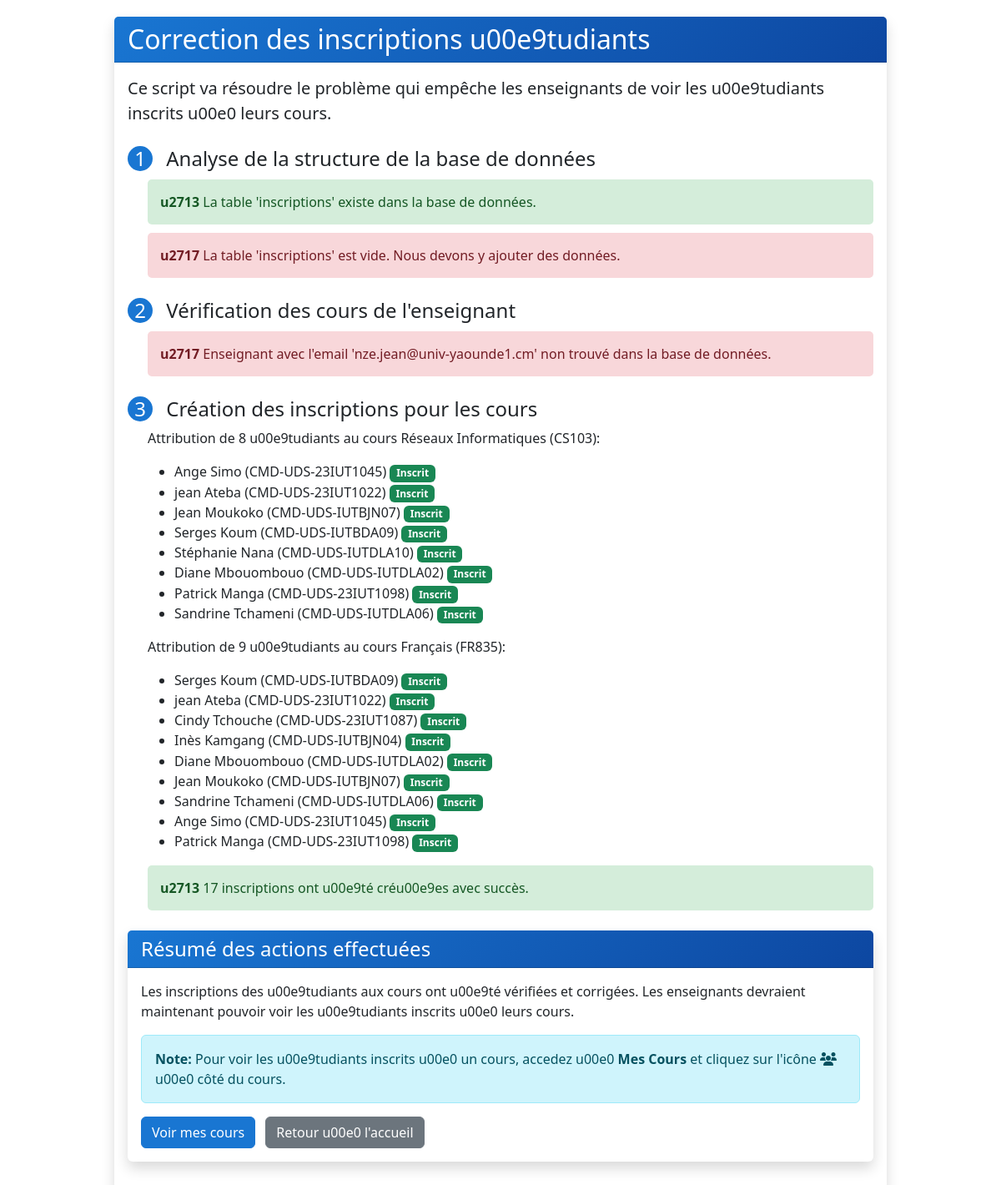
Page /fix_inscriptions.php on the committed database.
### tables this page shows
CREATE TABLE IF NOT EXISTS `cours` (
  `id` int NOT NULL AUTO_INCREMENT,
  `code` varchar(20) NOT NULL,
  `nom` varchar(150) NOT NULL,
  `enseignant_id` int DEFAULT NULL,
  `description` text,
  PRIMARY KEY (`id`),
  UNIQUE KEY `code` (`code`),
  KEY `enseignant_id` (`enseignant_id`)
);

CREATE TABLE IF NOT EXISTS `etudiants` (
  `id` int NOT NULL AUTO_INCREMENT,
  `matricule` varchar(20) NOT NULL,
  `nom` varchar(100) NOT NULL,
  `prenom` varchar(100) NOT NULL,
  `email` varchar(150) NOT NULL,
  `date_inscription` timestamp NULL DEFAULT CURRENT_TIMESTAMP,
  PRIMARY KEY (`id`),
  UNIQUE KEY `matricule` (`matricule`),
  UNIQUE KEY `email` (`email`)
);

### config/database.php (called while the page is built, shortened)
<?php
$db_type = null;
$pdo = null;
$mysqli = null;
if (getenv('REPL_ID') || getenv('REPL_SLUG') || getenv('PGHOST')) {
    $db_type = 'postgresql';
    $host = getenv('PGHOST');
    $dbname = getenv('PGDATABASE');
    $user = getenv('PGUSER');
    $password = getenv('PGPASSWORD');
    $port = getenv('PGPORT');
    $dsn = "pgsql:host=$host;port=$port;dbname=$dbname;user=$user;password=$password";
    try {
        $pdo = new PDO($dsn);
        $pdo->setAttribute(PDO::ATTR_ERRMODE, PDO::ERRMODE_EXCEPTION);
        $pdo->setAttribute(PDO::ATTR_DEFAULT_FETCH_MODE, PDO::FETCH_ASSOC);
    } catch (PDOException $e) {
        die("Erreur de connexion à la base de données PostgreSQL: " . $e->getMessage());
    }
} else {
    $db_type = 'mysql';
    $host = 'localhost';
    $dbname = 'attendance_system';
    $user = 'root';
    $password = '';
    $port = 3306;
    $mysqli = new mysqli($host, $user, $password, $dbname, $port);
    $mysqli->set_charset("utf8mb4");
}
function db_query($sql, $params = []) {
    global $db_type, $pdo, $mysqli;
    if ($db_type === 'postgresql') {
        try {
            $stmt = $pdo->prepare($sql);
            $stmt->execute($params);
            return $stmt->fetchAll();
        } catch (PDOException $e) {
            error_log("Erreur SQL (PostgreSQL): " . $e->getMessage());
            return false;
        }
    } else {
        try {
            $stmt = $mysqli->prepare($sql);
            if (!empty($params)) {
                $types = '';
                foreach ($params as $param) {
                    if (is_int($param)) {
                        $types .= 'i';
                    } elseif (is_float($param)) {
                        $types .= 'd';
                    } elseif (is_string($param)) {
                        $types .= 's';
                    } else {
                        $types .= 'b';
                    }
                }
                $stmt->bind_param($types, ...$params);
            }
            $stmt->execute();
            $result = $stmt->get_result();
            $rows = [];
            while ($row = $result->fetch_assoc()) {
                $rows[] = $row;
            }
            return $rows;
        } catch (Exception $e) {
            error_log("Erreur SQL (MySQL): " . $e->getMessage());
            return false;
        }
    }
}
function db_exec($sql, $params = []) {
    global $db_type, $pdo, $mysqli;
    if ($db_type === 'postgresql') {
        try {
            $stmt = $pdo->prepare($sql);
            return $stmt->execute($params);
        } catch (PDOException $e) {
            error_log("Erreur SQL (PostgreSQL): " . $e->getMessage());
            return false;
        }
    } else {
        try {
            $stmt = $mysqli->prepare($sql);
            if (!empty($params)) {
                $types = '';
                foreach ($params as $param) {
                    if (is_int($param)) {
                        $types .= 'i';
                    } elseif (is_float($param)) {
                        $types .= 'd';
                    } elseif (is_string($param)) {
                        $types .= 's';
                    } else {
                        $types .= 'b';
                    }
                }
                $stmt->bind_param($types, ...$params);
            }
            return $stmt->execute();
        } catch (Exception $e) {
            error_log("Erreur SQL (MySQL): " . $e->getMessage());
            return false;
        }
    }
}
function db_query_single($sql, $params = []) {
    $result = db_query($sql, $params);
    if ($result && count($result) > 0) {
        return $result[0];
    }
    return false;
}
?>

### fix_inscriptions.php (the view, shortened to what this page needs)
<?php
require_once 'config/database.php';
function show_message($message, $type = 'success') {
    $bg_color = $type === 'success' ? '#d4edda' : '#f8d7da';
    $text_color = $type === 'success' ? '#155724' : '#721c24';
    $icon = $type === 'success' ? 'u2713' : 'u2717';
    echo "<div style='margin: 10px 0; padding: 15px; border-radius: 5px; background-color: {$bg_color}; color: {$text_color};'>";
    echo "<strong>{$icon} </strong> {$message}";
    echo "</div>";
}
echo "<!DOCTYPE html>\n<html lang='fr'>\n<head>\n    <meta charset='UTF-8'>\n    <meta name='viewport' content='width=device-width, initial-scale=1.0'>\n    <title>Correction des inscriptions u00e9tudiants</title>\n    <link href='https://cdn.jsdelivr.net/npm/bootstrap@5.3.0-alpha1/dist/css/bootstrap.min.css' rel='stylesheet'>\n    <style>\n        body { padding: 20px; }\n        .card { margin-bottom: 20px; border: none; box-shadow: 0 0.5rem 1rem rgba(0, 0, 0, 0.15); }\n        .card-header { background: linear-gradient(135deg, #1976d2 0%, #0d47a1 100%); color: white; }\n        .btn-primary { background-color: #1976d2; border-color: #1976d2; }\n        .btn-primary:hover { background-color: #0d47a1; border-color: #0d47a1; }\n        .step-number { display: inline-block; width: 30px; height: 30px; line-height: 30px; text-align: center; background-color: #1976d2; color: white; border-radius: 50%; margin-right: 10px; }\n    </style>\n</head>\n<body>\n    <div class='container'>\n        <div class='row justify-content-center'>\n            <div class='col-md-10'>\n                <div class='card'>\n                    <div class='card-header'>\n                        <h2 class='mb-0'>Correction des inscriptions u00e9tudiants</h2>\n                    </div>\n                    <div class='card-body'>\n                        <p class='lead'>Ce script va résoudre le problème qui empêche les enseignants de voir les u00e9tudiants inscrits u00e0 leurs cours.</p>";
$check_inscriptions = db_query("SHOW TABLES LIKE 'inscriptions'");
$inscriptions_exists = !empty($check_inscriptions);
echo "<div class='mt-4'>\n    <h4><span class='step-number'>1</span> Analyse de la structure de la base de données</h4>\n    <div class='ms-4 mt-2'>";
if ($inscriptions_exists) {
    show_message("La table 'inscriptions' existe dans la base de données.");
    $count = db_query_single("SELECT COUNT(*) as total FROM inscriptions");
    $count = $count ? $count['total'] : 0;
    if ($count > 0) {
        show_message("La table 'inscriptions' contient {$count} enregistrements.");
    } else {
        show_message("La table 'inscriptions' est vide. Nous devons y ajouter des données.", 'error');
    }
}
echo "</div>\n</div>";
echo "<div class='mt-4'>\n    <h4><span class='step-number'>2</span> Vérification des cours de l'enseignant</h4>\n    <div class='ms-4 mt-2'>";
$enseignant = db_query_single("SELECT id, nom, prenom, email FROM utilisateurs WHERE email = 'nze.jean@univ-yaounde1.cm'");
if ($enseignant) {
    echo "<p>Enseignant trouvé: {$enseignant['prenom']} {$enseignant['nom']} ({$enseignant['email']})</p>";
    $cours = db_query("SELECT * FROM cours WHERE enseignant_id = ?", [$enseignant['id']]);
    if (!empty($cours)) {
        echo "<p>Cours assignés u00e0 cet enseignant:</p>";
        echo "<ul>";
        foreach ($cours as $c) {
            echo "<li>{$c['nom']} ({$c['code']})</li>";
            $inscriptions = db_query("SELECT COUNT(*) as total FROM inscriptions WHERE cours_id = ?", [$c['id']]);
            $inscriptions = $inscriptions[0]['total'];
            if ($inscriptions > 0) {
                echo " <span class='badge bg-success'>{$inscriptions} u00e9tudiants inscrits</span>";
            } else {
                echo " <span class='badge bg-danger'>Aucun u00e9tudiant inscrit</span>";
            }
        }
        echo "</ul>";
    } else {
        show_message("Aucun cours n'est assigné u00e0 cet enseignant.", 'error');
    }
} else {
    show_message("Enseignant avec l'email 'nze.jean@univ-yaounde1.cm' non trouvé dans la base de données.", 'error');
}
echo "</div>\n</div>";
echo "<div class='mt-4'>\n    <h4><span class='step-number'>3</span> Création des inscriptions pour les cours</h4>\n    <div class='ms-4 mt-2'>";
$cours = db_query("SELECT id, nom, code FROM cours");
$etudiants = db_query("SELECT id, nom, prenom, matricule FROM etudiants");
if (empty($cours)) {
    show_message("Aucun cours n'a u00e9té trouvé dans la base de données.", 'error');
} else if (empty($etudiants)) {
    show_message("Aucun u00e9tudiant n'a u00e9té trouvé dans la base de données.", 'error');
} else {
    $count = 0;
    $errors = 0;
    foreach ($cours as $c) {
        $num_etudiants = min(count($etudiants), rand(5, 15));
        $etudiants_shuffle = $etudiants;
        shuffle($etudiants_shuffle);
        $etudiants_shuffle = array_slice($etudiants_shuffle, 0, $num_etudiants);
        echo "<p>Attribution de {$num_etudiants} u00e9tudiants au cours {$c['nom']} ({$c['code']}):</p>";
        echo "<ul>";
        foreach ($etudiants_shuffle as $e) {
            $result = db_exec("INSERT INTO inscriptions (etudiant_id, cours_id) VALUES (?, ?)", [$e['id'], $c['id']]);
            if ($result) {
                echo "<li>{$e['prenom']} {$e['nom']} ({$e['matricule']}) <span class='badge bg-success'>Inscrit</span></li>";
                $count++;
            } else {
                echo "<li>{$e['prenom']} {$e['nom']} ({$e['matricule']}) <span class='badge bg-danger'>Erreur</span></li>";
                $errors++;
            }
        }
        echo "</ul>";
    }
    if ($count > 0) {
        show_message("{$count} inscriptions ont u00e9té créu00e9es avec succès.");
    } else if ($errors > 0) {
        show_message("Erreur lors de la création des inscriptions.", 'error');
    } else {
        show_message("Aucune nouvelle inscription n'a u00e9té créu00e9e. Toutes les inscriptions nécessaires existent déjà.");
    }
}
echo "</div>\n</div>";
echo "<div class='card mt-4'>\n    <div class='card-header'>\n        <h4 class='mb-0'>Résumé des actions effectuées</h4>\n    </div>\n    <div class='card-body'>\n        <p>Les inscriptions des u00e9tudiants aux cours ont u00e9té vérifiées et corrigées. Les enseignants devraient maintenant pouvoir voir les u00e9tudiants inscrits u00e0 leurs cours.</p>\n        <div class='alert alert-info'>\n            <strong>Note:</strong> Pour voir les u00e9tudiants inscrits u00e0 un cours, accedez u00e0 <strong>Mes Cours</strong> et cliquez sur l'icône <i class='fas fa-users'></i> u00e0 côté du cours.\n        </div>\n        <div class='mt-3'>\n            <a href='mes_cours.php' class='btn btn-primary'>Voir mes cours</a>\n            <a href='index.php' class='btn btn-secondary ms-2'>Retour u00e0 l'accueil</a>\n        </div>\n    </div>\n</div>";
echo "            </div>\n        </div>\n    </div>\n    <script src='https://cdn.jsdelivr.net/npm/bootstrap@5.3.0-alpha1/dist/js/bootstrap.bundle.min.js'></script>\n    <script src='https://kit.fontawesome.com/a076d05399.js'></script>\n</body>\n</html>";
?>

### rows in the picture
cours: num_etudiants "8", nom "Réseaux Informatiques", code "CS103"
etudiants: prenom "Ange", nom "Simo", matricule "CMD-UDS-23IUT1045"
etudiants: prenom "jean", nom "Ateba", matricule "CMD-UDS-23IUT1022"
etudiants: prenom "Jean", nom "Moukoko", matricule "CMD-UDS-IUTBJN07"
etudiants: prenom "Serges", nom "Koum", matricule "CMD-UDS-IUTBDA09"
etudiants: prenom "Stéphanie", nom "Nana", matricule "CMD-UDS-IUTDLA10"
etudiants: prenom "Diane", nom "Mbouombouo", matricule "CMD-UDS-IUTDLA02"
etudiants: prenom "Patrick", nom "Manga", matricule "CMD-UDS-23IUT1098"
etudiants: prenom "Sandrine", nom "Tchameni", matricule "CMD-UDS-IUTDLA06"
cours: num_etudiants "9", nom "Français", code "FR835"
etudiants: prenom "Cindy", nom "Tchouche", matricule "CMD-UDS-23IUT1087"
etudiants: prenom "Inès", nom "Kamgang", matricule "CMD-UDS-IUTBJN04"

### other values in the picture
$icon "u2713 u2717 u2717 u2713"
